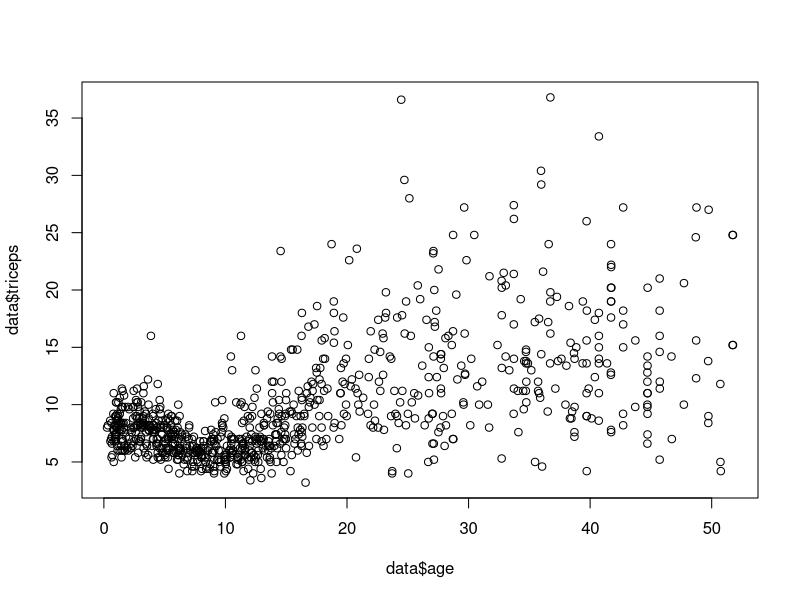
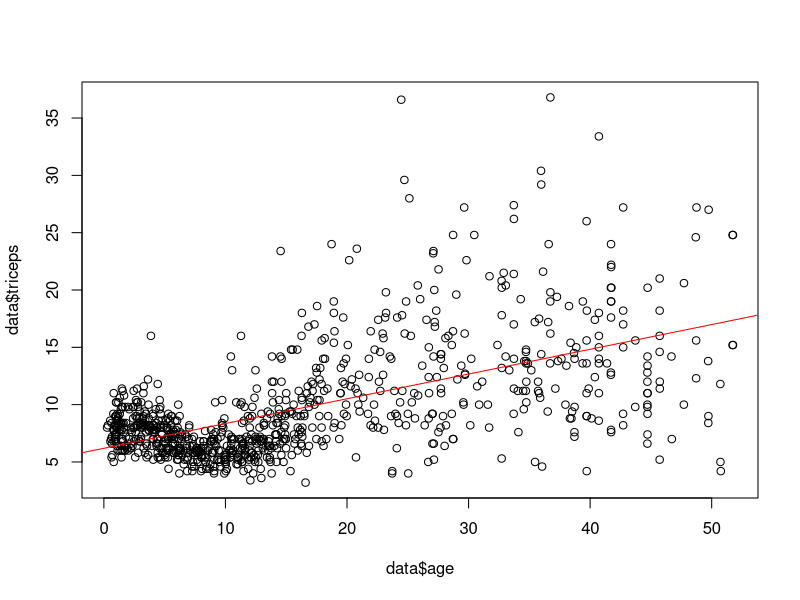

Recreate these plots in R, in order.
## ---- chunk 1
knitr::opts_chunk$set(echo = TRUE)
## ---- chunk 2
data<-read.csv("data/triceps.csv")

plot(data$triceps~data$age)
## ---- chunk 3
linear<-lm(triceps~age, data=data)


plot(data$triceps~data$age)
abline(linear, col="red")
## ---- chunk 4
summary(linear)
